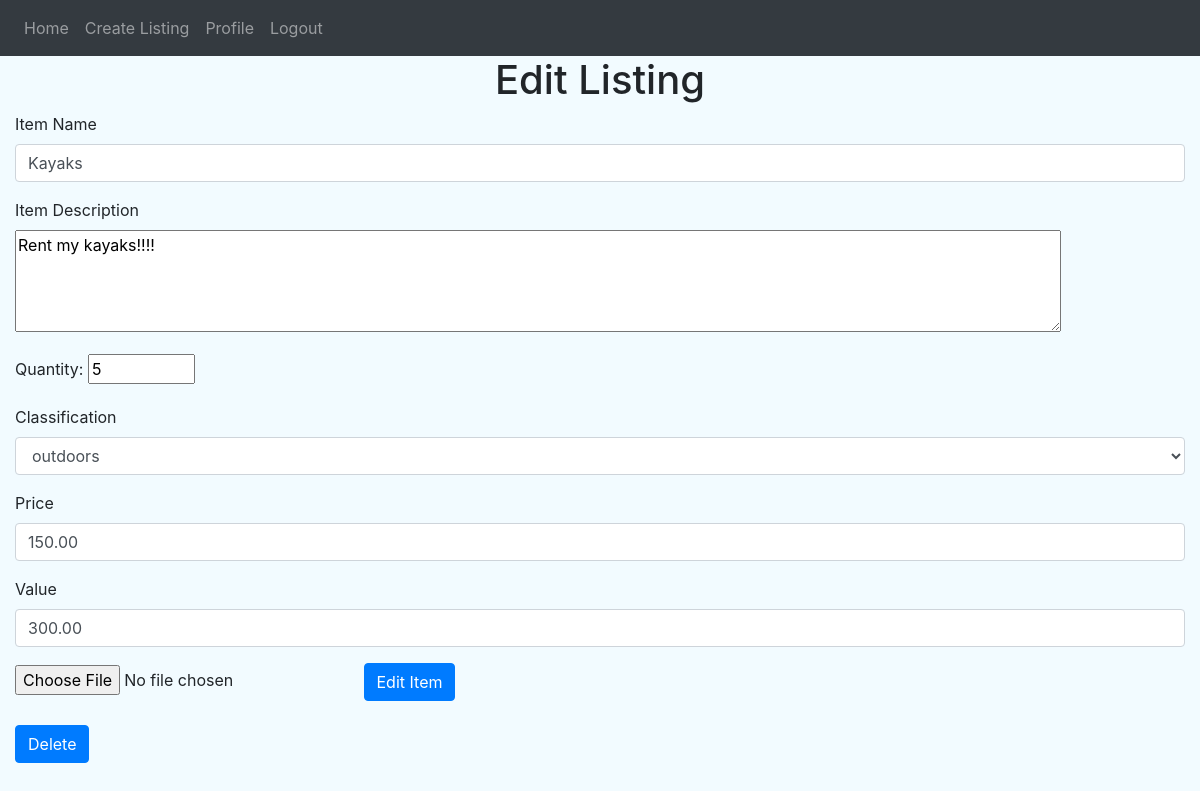
Page /edit/1 (signed in) on the committed database.
### website/models.py (models this page shows)
class Item(db.Model):
    id = db.Column(db.Integer, primary_key=True, index=True)
    name = db.Column(db.String(255), index=True)
    category_id = db.Column(db.Integer, db.ForeignKey("category.id"), index=True)
    is_available = db.Column(db.Boolean, nullable=False, default=True)
    description = db.Column(db.Text, index=True)
    owner_id = db.Column(db.Integer, db.ForeignKey("user.id"))  # ??????????
    date_created = db.Column(db.DATETIME, default=datetime.utcnow, index=True)
    price_in_cents = db.Column(db.Integer, nullable=False, index=True)  # Same thing here
    quantity = db.Column(db.Integer, default=1, index=True)
    value_in_cents = db.Column(db.Integer, nullable=False, index=True)
    image_name = db.Column(db.String(255), index=True)
    item_reviews = db.relationship("Review", backref="item")  # the item being reviewed
    orders = db.relationship("Order", backref="item")

### website/edit_item.py (the view, shortened to what this page needs)
@edit_item.route('/edit/<listing_id>', methods=['GET', 'POST'])
@login_required
def edit_listing(listing_id):
    current_item = Item.query.get(listing_id)
    return render_template("edit_listing.html", user=current_user, currentItem=current_item)

### website/templates/edit_listing.html (shortened to what this page needs)
{% extends "base.html" %} {% block title %}Edit Listing{% endblock %}
{% block content %}
    <head>
    </head>
{% if currentItem.owner_id == user.id %}
    <form method="POST" enctype=multipart/form-data>
      <h1 align="center">Edit Listing</h1>
      <div class="form-group">
        <label for="name">Item Name</label>
        <input
          type="text"
          class="form-control"
          id="name"
          name="name"
          placeholder="Enter name"
          value="{{currentItem.name}}"
        />
      </div>
      <div class="form-group">
        <label for="description">Item Description</label><br />
        <textarea
          id="description"
          name="description"
          rows="4"
          cols="100"
          placeholder="Description"
        >{{currentItem.description}}</textarea>
      </div>
      <div class="form-group">
        <label for="quantity">Quantity:</label>
        <input type="number" id="quantity" name="quantity" value="{{currentItem.quantity}}" min="1" max="1000" />
      </div>
      <div class="form-group">
        <label for="classification">Classification</label>
          <label for="category"></label><select name="category" id="category" class="selectpicker form-control" value="{{currentItem.category_id}}">
          {% if currentItem.category_id == 3 %}<option value="3" selected>arts&crafts</option>
          {% else %}<option value="3">arts&crafts{% endif %}
          {% if currentItem.category_id == 11 %}<option value="11" selected>outdoors</option>
          {% else %}<option value="11">outdoors</option>{% endif %}
        </select>
      </div>
      <div class="form-group">
        <label for="price">Price</label>
        <input
          type="number"
          class="form-control"
          id="price"
          name="price"
          placeholder="Enter Price"
          value="{{currentItem.price_in_cents/100}}0"
        />
      </div>
        <div class="form-group">
          <label for="value">Value</label>
          <input
          type="number"
          class="form-control"
          id="value"
          name="value"
          placeholder="Enter Value"
          value="{{currentItem.value_in_cents/100}}0" />
        </div>
        <div method=POST enctype=multipart/form-data action="{{ url_for('create_item.create_listing') }}">
          <input type='file' name='photo'/>
          <input class="btn btn-primary" type="submit" name="edited" id="edited" value="Edit Item">
        </div>
    <br>
        <input class="btn btn-primary" type="submit" name="deleted" id="deleted" value="Delete">
    </form>
    <br><br>
    {% else %}
     <h1>Access Denied: Not your item</h1>
    {% endif %}
    {% endblock %}

### rows in the picture
Item: name "Kayaks", description "Rent my kayaks!!!!", quantity "5", category "outdoors", price "150.00", value "300.00"
